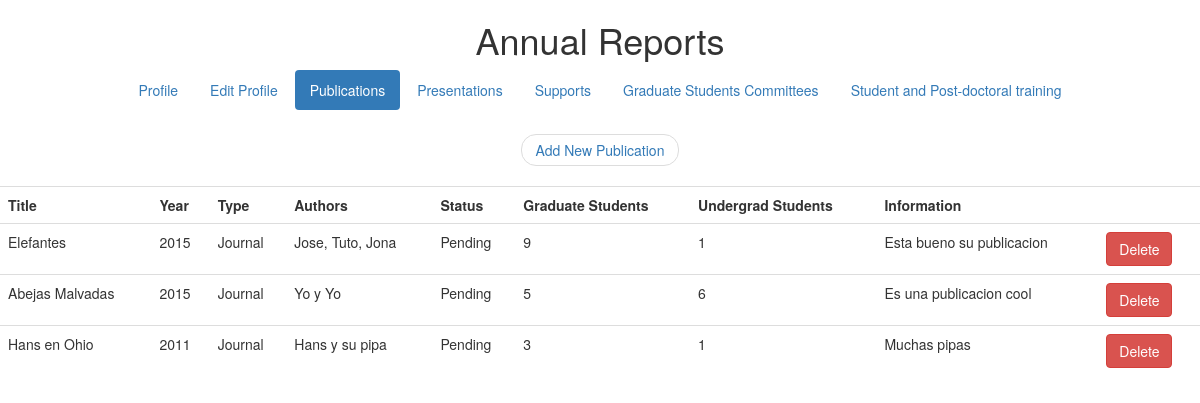
The app's page /publicaciones.php (signed in) with its own data.
### tables this page shows
CREATE TABLE `publicaciones` (
  `titlePub` varchar(140) DEFAULT NULL,
  `yearPub` varchar(40) DEFAULT NULL,
  `typePub` varchar(40) DEFAULT NULL,
  `authorPub` varchar(240) DEFAULT NULL,
  `pubStatus` varchar(20) DEFAULT NULL,
  `gradPub` int(2) DEFAULT NULL,
  `subgradPub` int(2) DEFAULT NULL,
  `infoPub` varchar(140) DEFAULT NULL,
  `UserNameID` int(9) NOT NULL DEFAULT '0',
  `public_id` int(9) NOT NULL AUTO_INCREMENT,
  PRIMARY KEY (`public_id`)
);

### publicaciones.php (the view, shortened to what this page needs)
<?php
$servername = "localhost";
$username = "cdejesus";
$password = "chrisoname@gmail.com";
$dbname = "informes";
$con = new mysqli($servername, $username, $password, $dbname);
?>
<!DOCTYPE html>
<html lang="en">
  <head>
    <link href="css/bootstrap.min.css" rel="stylesheet">
        <link rel="stylesheet" type="text/css" href="css/custom.css">
  </head>
<?php
function AllPubs($con){
                $sql_temp = "Select * from publicaciones where UserNameID = %u;";
		$query = sprintf($sql_temp, $_SESSION['UserNameID']);
                $result = $con->query($query);
		echo "<table class='table'> ";
		echo "<th> Title </th>";
		echo "<th> Year </th>";
		echo "<th> Type </th>";
		echo "<th> Authors </th>";
		echo "<th> Status </th>";
		echo "<th> Graduate Students </th>";
		echo "<th> Undergrad Students </th>";
		echo "<th> Information </th>";
		echo "<th>  </th>";
		while($row = $result->fetch_assoc()) {
  			echo "<tr>";
        		echo "<td>".$row["titlePub"]."</td>" ;
			echo "<td>".$row["yearPub"]."</td>" ;
			echo "<td>".$row["typePub"]."</td>" ;
			echo "<td>".$row["authorPub"]."</td>" ;
			echo "<td>".$row["pubStatus"]."</td>" ;
			echo "<td>".$row["gradPub"]."</td>" ;
			echo "<td>".$row["subgradPub"]."</td>" ;
			echo "<td>".$row["infoPub"]."</td>" ;
  		        echo "<td><form> <input type='number' name='public_id' value='".$row["public_id"]."' hidden><button type='submit' class='btn btn-danger' formmethod='post' formaction='conecDelPub.php' name='submit' value='submit'>Delete</button></form></td>";
			echo "</tr>" ;
        		}
		echo "</table>";
                }
?>
</body>
  <body>
<center>
   <h1>Annual Reports</h1>
<div class="row">
  <div class="span12 centered-pills">
     <ul class="nav nav-pills">
        <li role="presentation"><a href="profile.php">Profile</a></li>
        <li role="presentation"><a href="editprofile.php">Edit Profile</a></li>
	<li role="presentation" class="active"><a href="publicaciones.php">Publications</a></li>
	<li role="presentation"><a href="presentaciones.php">Presentations</a></li>
	<li role="presentation"><a href="support.php">Supports</a></li>
	<li role="presentation"><a href="grad.php">Graduate Students Committees</a></li>
	<li role="presentation"><a href="training.php">Student and Post-doctoral training</a></li>
         </ul>
</div>
</div>
<nav>
  <ul class="pager">
    <li><a href="conecNewPub.php">Add New Publication</a></li>
  </ul>
</nav>
<?php
AllPubs($con);
?>
  </body>
</html>

### css/custom.css (style rules this page uses)
.centered-pills { text-align:center; }
.centered-pills ul.nav-pills { display:inline-block; }
.centered-pills li { display:inline; }
.centered-pills a { float:left; }

### records on screen
publicaciones: titlePub "Elefantes", yearPub "2015", typePub "Journal", authorPub "Jose, Tuto, Jona", pubStatus "Pending", gradPub "9", subgradPub "1", infoPub "Esta bueno su publicacion"
publicaciones: titlePub "Abejas Malvadas", yearPub "2015", typePub "Journal", authorPub "Yo y Yo", pubStatus "Pending", gradPub "5", subgradPub "6", infoPub "Es una publicacion cool"
publicaciones: titlePub "Hans en Ohio", yearPub "2011", typePub "Journal", authorPub "Hans y su pipa", pubStatus "Pending", gradPub "3", subgradPub "1", infoPub "Muchas pipas"
